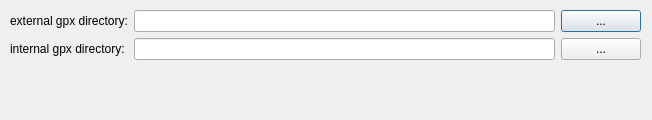
<?xml version="1.0" encoding="UTF-8"?>
<ui version="4.0">
 <class>PreferenceDialog2</class>
 <widget class="QDialog" name="PreferenceDialog2">
  <property name="geometry">
   <rect>
    <x>0</x>
    <y>0</y>
    <width>652</width>
    <height>120</height>
   </rect>
  </property>
  <property name="windowTitle">
   <string>Dialog</string>
  </property>
  <widget class="QWidget" name="formLayoutWidget">
   <property name="geometry">
    <rect>
     <x>10</x>
     <y>10</y>
     <width>631</width>
     <height>101</height>
    </rect>
   </property>
   <layout class="QFormLayout" name="formLayout">
    <item row="1" column="0">
     <widget class="QLabel" name="label">
      <property name="text">
       <string>external gpx directory:</string>
      </property>
     </widget>
    </item>
    <item row="1" column="1">
     <layout class="QHBoxLayout" name="horizontalLayout">
      <property name="sizeConstraint">
       <enum>QLayout::SetMinAndMaxSize</enum>
      </property>
      <item>
       <widget class="QLineEdit" name="line_ext">
        <property name="minimumSize">
         <size>
          <width>250</width>
          <height>0</height>
         </size>
        </property>
        <property name="locale">
         <locale language="English" country="UnitedStates"/>
        </property>
       </widget>
      </item>
      <item>
       <widget class="QPushButton" name="browse_ext">
        <property name="text">
         <string>...</string>
        </property>
       </widget>
      </item>
     </layout>
    </item>
    <item row="2" column="0">
     <widget class="QLabel" name="label_2">
      <property name="text">
       <string>internal gpx directory:</string>
      </property>
     </widget>
    </item>
    <item row="2" column="1">
     <layout class="QHBoxLayout" name="horizontalLayout_2">
      <item>
       <widget class="QLineEdit" name="line_int">
        <property name="minimumSize">
         <size>
          <width>250</width>
          <height>0</height>
         </size>
        </property>
       </widget>
      </item>
      <item>
       <widget class="QPushButton" name="browse_int">
        <property name="text">
         <string>...</string>
        </property>
       </widget>
      </item>
     </layout>
    </item>
   </layout>
  </widget>
 </widget>
 <resources/>
 <connections>
  <connection>
   <sender>line_ext</sender>
   <signal>textChanged(QString)</signal>
   <receiver>PreferenceDialog2</receiver>
   <slot>setExtPath(QString)</slot>
   <hints>
    <hint type="sourcelabel">
     <x>412</x>
     <y>31</y>
    </hint>
    <hint type="destinationlabel">
     <x>405</x>
     <y>286</y>
    </hint>
   </hints>
  </connection>
  <connection>
   <sender>line_int</sender>
   <signal>textChanged(QString)</signal>
   <receiver>PreferenceDialog2</receiver>
   <slot>setIntPath(QString)</slot>
   <hints>
    <hint type="sourcelabel">
     <x>267</x>
     <y>62</y>
    </hint>
    <hint type="destinationlabel">
     <x>247</x>
     <y>247</y>
    </hint>
   </hints>
  </connection>
 </connections>
 <slots>
  <slot>setExtPath(QString)</slot>
  <slot>setIntPath(QString)</slot>
 </slots>
</ui>
